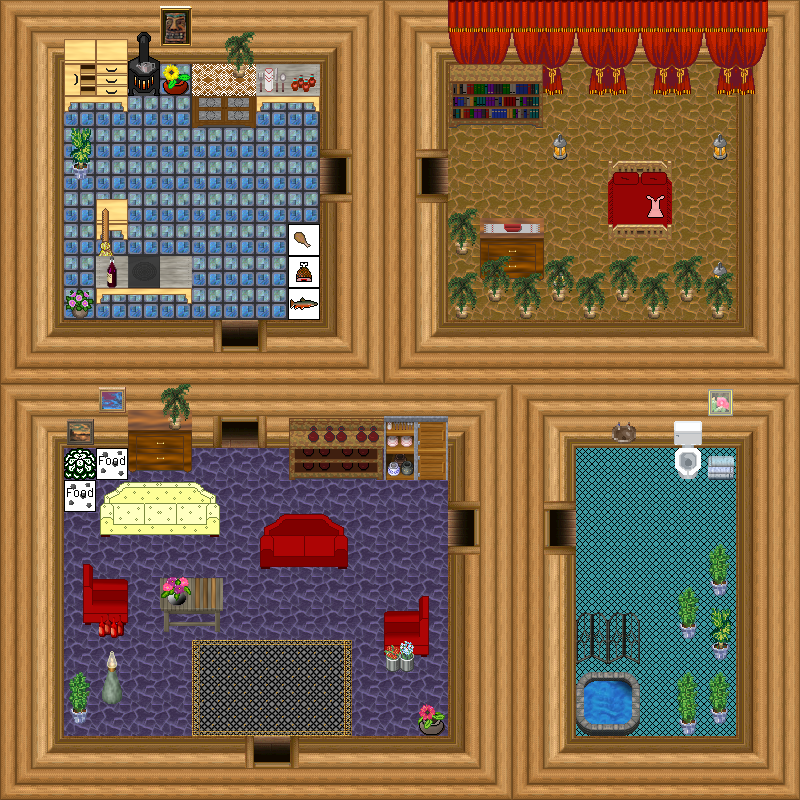

The image is a tile-based game level rendered from a .tmx file. Its description and source (layers, tilesets, objects; grid data summarised) follow:
An orthogonal 25x25 tile map with 32x32 px tiles, 6 tile layers (0_floor, 1_terrain, 2_object, 3_roof, ...), 2 hidden layers not drawn, 44 tilesets.

<map version="1.0" orientation="orthogonal" renderorder="right-down" width="25" height="25" tilewidth="32" tileheight="32" nextobjectid="1">
 <tileset firstgid="1" name="carpets" tilewidth="32" tileheight="32" tilecount="8" columns="4">
  <image source="../../tileset/furniture/carpet/carpets.png" width="128" height="64" />
 </tileset>
 <tileset firstgid="9" name="grey_fancy" tilewidth="32" tileheight="32" tilecount="9" columns="3">
  <image source="../../tileset/furniture/table/grey_fancy.png" width="96" height="96" />
 </tileset>
 <tileset firstgid="18" name="grey_plain" tilewidth="32" tileheight="32" tilecount="9" columns="3">
  <image source="../../tileset/furniture/table/grey_plain.png" width="96" height="96" />
 </tileset>
 <tileset firstgid="27" name="dark_torch" tilewidth="32" tileheight="32" tilecount="8" columns="2">
  <image source="../../tileset/furniture/light/dark_torch.png" trans="ff00ff" width="64" height="128" />
 </tileset>
 <tileset firstgid="35" name="flowering_plant" tilewidth="32" tileheight="32" tilecount="2" columns="2">
  <image source="../../tileset/plant/indoor/flowering_plant.png" width="64" height="32" />
 </tileset>
 <tileset firstgid="37" name="small" tilewidth="32" tileheight="32" tilecount="3" columns="3">
  <image source="../../tileset/furniture/picture/small.png" width="96" height="32" />
 </tileset>
 <tileset firstgid="40" name="red_gold_gathered" tilewidth="32" tileheight="32" tilecount="6" columns="2">
  <image source="../../tileset/furniture/curtain/red_gold_gathered.png" width="64" height="96" />
 </tileset>
 <tileset firstgid="46" name="rug_border" tilewidth="32" tileheight="32" tilecount="9" columns="3">
  <image source="../../tileset/furniture/carpet/rug_border.png" width="96" height="96" />
 </tileset>
 <tileset firstgid="55" name="flower_vase" tilewidth="32" tileheight="32" tilecount="3" columns="3">
  <image source="../../tileset/plant/indoor/flower_vase.png" width="96" height="32" />
 </tileset>
 <tileset firstgid="58" name="red_wine" tilewidth="32" tileheight="32" tilecount="4" columns="2">
  <image source="../../tileset/item/drink/red_wine.png" width="64" height="64" />
 </tileset>
 <tileset firstgid="62" name="collision" tilewidth="32" tileheight="32" tilecount="1" columns="1">
  <image source="../../tileset/logic/collision.png" width="32" height="32" />
 </tileset>
 <tileset firstgid="63" name="bed" tilewidth="32" tileheight="32" tilecount="6" columns="2">
  <image source="../../tileset/furniture/bed/large_red.png" width="64" height="96" />
 </tileset>
 <tileset firstgid="69" name="hosta" tilewidth="32" tileheight="32" tilecount="9" columns="3">
  <image source="../../tileset/plant/bush/hosta.png" width="96" height="96" />
 </tileset>
 <tileset firstgid="78" name="food" tilewidth="32" tileheight="32" tilecount="1" columns="1">
  <image source="../../tileset/logic/item/sheepfood.png" width="32" height="32" />
 </tileset>
 <tileset firstgid="79" name="sofa" tilewidth="32" tileheight="32" tilecount="6" columns="3">
  <image source="../../tileset/furniture/chair/sofa_cream.png" width="96" height="64" />
 </tileset>
 <tileset firstgid="85" name="pine" tilewidth="32" tileheight="32" tilecount="16" columns="4">
  <image source="../../tileset/furniture/other/furniture_pine.png" width="128" height="128" />
 </tileset>
 <tileset firstgid="101" name="hob" tilewidth="32" tileheight="32" tilecount="3" columns="3">
  <image source="../../tileset/furniture/table/table_with_hob_pale.png" width="96" height="32" />
 </tileset>
 <tileset firstgid="104" name="warmer" tilewidth="32" tileheight="32" tilecount="2" columns="1">
  <image source="../../tileset/furniture/kitchen/warmer.png" width="32" height="64" />
 </tileset>
 <tileset firstgid="106" name="knife_spoon" tilewidth="32" tileheight="32" tilecount="1" columns="1">
  <image source="../../tileset/furniture/crockery/knife_spoon.png" width="32" height="32" />
 </tileset>
 <tileset firstgid="107" name="pie" tilewidth="32" tileheight="32" tilecount="4" columns="2">
  <image source="../../tileset/furniture/kitchen/pie_safe.png" width="64" height="64" />
 </tileset>
 <tileset firstgid="111" name="drawer" tilewidth="32" tileheight="32" tilecount="6" columns="2">
  <image source="../../tileset/furniture/other/drawer_without_runner.png" width="64" height="96" />
 </tileset>
 <tileset firstgid="117" name="drawer2" tilewidth="32" tileheight="32" tilecount="6" columns="2">
  <image source="../../tileset/furniture/other/drawer.png" width="64" height="96" />
 </tileset>
 <tileset firstgid="123" name="lamp" tilewidth="32" tileheight="32" tilecount="4" columns="4">
  <image source="../../tileset/furniture/light/small_lamp.png" width="128" height="32" />
 </tileset>
 <tileset firstgid="127" name="brush" tilewidth="32" tileheight="32" tilecount="3" columns="1">
  <image source="../../tileset/item/brush.png" width="32" height="96" />
 </tileset>
 <tileset firstgid="130" name="plants" tilewidth="32" tileheight="32" tilecount="12" columns="6">
  <image source="../../tileset/plant/indoor/pot_plant_1.png" width="192" height="64" />
 </tileset>
 <tileset firstgid="142" name="dress" tilewidth="32" tileheight="32" tilecount="1" columns="1">
  <image source="../../tileset/item/textile/dress.png" width="32" height="32" />
 </tileset>
 <tileset firstgid="143" name="shelfs" tilewidth="32" tileheight="32" tilecount="12" columns="3">
  <image source="../../tileset/furniture/shelve/pale_book_bottle_shelf.png" width="96" height="128" />
 </tileset>
 <tileset firstgid="155" name="sofared" tilewidth="32" tileheight="32" tilecount="6" columns="3">
  <image source="../../tileset/furniture/chair/sofa_red.png" width="96" height="64" />
 </tileset>
 <tileset firstgid="161" name="lace" tilewidth="32" tileheight="32" tilecount="2" columns="2">
  <image source="../../tileset/item/textile/lace.png" width="64" height="32" />
 </tileset>
 <tileset firstgid="163" name="kitchen" tilewidth="32" tileheight="32" tilecount="44" columns="4">
  <image source="../../tileset/furniture/kitchen/cabinets.png" width="128" height="352" />
 </tileset>
 <tileset firstgid="207" name="pool" tilewidth="32" tileheight="32" tilecount="9" columns="3">
  <image source="../../tileset/building/decoration/pool.png" width="96" height="96" />
 </tileset>
 <tileset firstgid="216" name="basin" tilewidth="32" tileheight="32" tilecount="3" columns="3">
  <image source="../../tileset/furniture/bathroom/basin.png" width="96" height="32" />
 </tileset>
 <tileset firstgid="219" name="loo" tilewidth="32" tileheight="32" tilecount="6" columns="3">
  <image source="../../tileset/furniture/bathroom/toilet.png" width="96" height="64" />
 </tileset>
 <tileset firstgid="225" name="towels" tilewidth="32" tileheight="32" tilecount="6" columns="6">
  <image source="../../tileset/item/textile/towels.png" width="192" height="32" />
 </tileset>
 <tileset firstgid="231" name="screen" tilewidth="32" tileheight="32" tilecount="6" columns="3">
  <image source="../../tileset/building/decoration/fancy_gate.png" width="96" height="64" />
 </tileset>
 <tileset firstgid="237" name="armchair" tilewidth="32" tileheight="32" tilecount="28" columns="4">
  <image source="../../tileset/furniture/chair/armchair_red.png" width="128" height="224" />
 </tileset>
 <tileset firstgid="265" name="plants" tilewidth="32" tileheight="32" tilecount="4" columns="2">
  <image source="../../tileset/plant/indoor/small_flowerpots.png" width="64" height="64" />
 </tileset>
 <tileset firstgid="269" name="beers" tilewidth="32" tileheight="32" tilecount="16" columns="4">
  <image source="../../tileset/item/drink/bottles_and_cups.png" width="128" height="128" />
 </tileset>
 <tileset firstgid="285" name="oil painting" tilewidth="32" tileheight="32" tilecount="16" columns="4">
  <image source="../../tileset/furniture/picture/oil_paintings.png" width="128" height="128" />
 </tileset>
 <tileset firstgid="301" name="sciany" tilewidth="32" tileheight="32" tilecount="27" columns="3">
  <image source="../../tileset/pol/waly/int_plazy.png" width="96" height="288" />
 </tileset>
 <tileset firstgid="328" name="drzwi" tilewidth="32" tileheight="32" tilecount="15" columns="5">
  <image source="../../tileset/pol/domki/drzwi/door_drewno_int.png" width="160" height="96" />
 </tileset>
 <tileset firstgid="343" name="balia_kukurydza" tilewidth="32" tileheight="32" tilecount="2" columns="2">
  <image source="../../tileset/pol/wyposazenie/jedzenie/balia_kukurydza.png" width="64" height="32" />
 </tileset>
 <tileset firstgid="345" name="meat_and_fish" tilewidth="32" tileheight="32" tilecount="5" columns="5">
  <image source="../../tileset/logic/item/meat_and_fish.png" width="160" height="32" />
 </tileset>
 <tileset firstgid="350" name="protection" tilewidth="32" tileheight="32" tilecount="2" columns="2">
  <image source="../../tileset/logic/protection.png" width="64" height="32" />
 </tileset>
 <layer name="0_floor" width="25" height="25">
  <data>[625 cells, 625 non-empty, 5 distinct tile ids]</data>
 </layer>
 <layer name="1_terrain" width="25" height="25">
  <data>[625 cells, 398 non-empty, 65 distinct tile ids]</data>
 </layer>
 <layer name="2_object" width="25" height="25">
  <data>[625 cells, 121 non-empty, 79 distinct tile ids]</data>
 </layer>
 <layer name="3_roof" width="25" height="25">
  <data>[625 cells, 67 non-empty, 29 distinct tile ids]</data>
 </layer>
 <layer name="4_roof_add" width="25" height="25">
  <data>[625 cells, 7 non-empty, 7 distinct tile ids]</data>
 </layer>
 <layer name="objects" width="25" height="25">
  <data>[625 cells, 5 non-empty, 4 distinct tile ids]</data>
 </layer>
 <layer name="collision" width="25" height="25" visible="0">
  <data>[625 cells, 399 non-empty, 1 distinct tile ids]</data>
 </layer>
 <layer name="protection" width="25" height="25" visible="0">
  <data>[625 cells, 625 non-empty, 1 distinct tile ids]</data>
 </layer>
</map>
